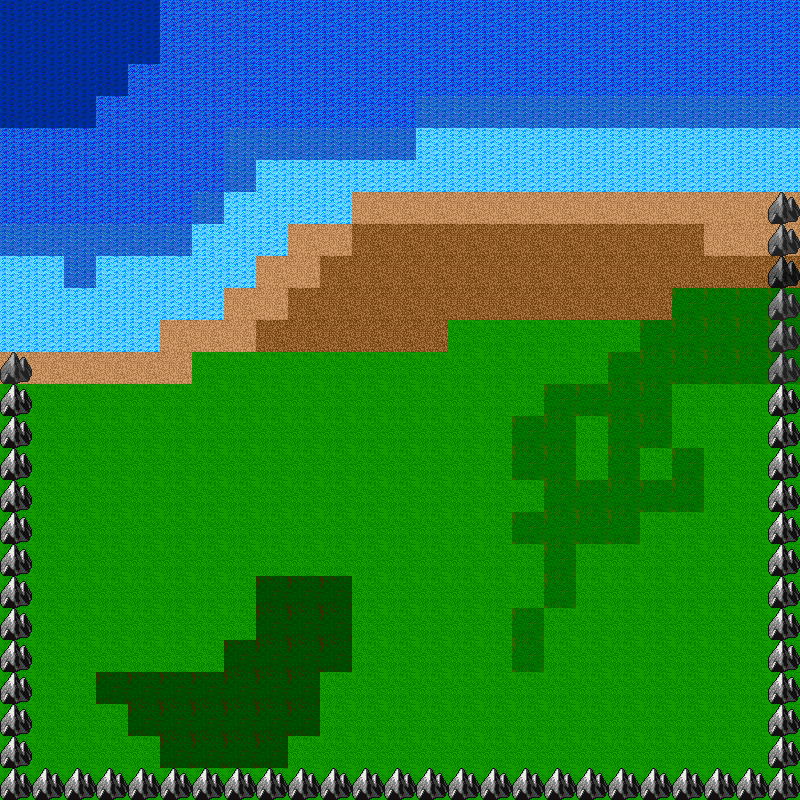

A level layout from a 2D game, rendered from its tile map. Below: a short description, then the map file with tile-grid data replaced by summaries:
An orthogonal 25x25 tile map with 32x32 px tiles, 1 tile layer (Ground) and 9 objects (4x Collision, 2x Tree, Spawn, Saracen, Sign).

<map version="1.0" orientation="orthogonal" width="25" height="25" tilewidth="32" tileheight="32">
 <tileset firstgid="1" name="grounds32" tilewidth="32" tileheight="32">
  <image source="grounds32.gif" trans="ffffff" width="288" height="608" />
 </tileset>
 <layer name="Ground" width="25" height="25">
  <data>[625 cells, 625 non-empty, 17 distinct tile ids]</data>
 </layer>
 <objectgroup name="Entities" width="25" height="25">
  <object name="PlayerSpawn" type="Spawn" x="192" y="480" width="31" height="29" />
  <object name="Saracen" type="Saracen" x="352" y="480" width="31" height="31" />
 </objectgroup>
 <objectgroup name="Objects" width="25" height="25">
  <object name="Tree" type="Tree" x="97" y="641" width="32" height="32" />
  <object name="Tree" type="Tree" x="361" y="557" width="32" height="32" />
  <object name="Sign" type="Sign" x="96" y="448" width="32" height="32" />
 </objectgroup>
 <objectgroup name="Collision" width="25" height="25">
  <object name="Fountain" type="Collision" x="193" y="577" width="29" height="29" />
  <object name="Mountains" type="Collision" x="0" y="352" width="33" height="417" />
  <object name="Mountains" type="Collision" x="3" y="769" width="796" height="31" />
  <object name="Mountains" type="Collision" x="765" y="192" width="36" height="577" />
 </objectgroup>
</map>
